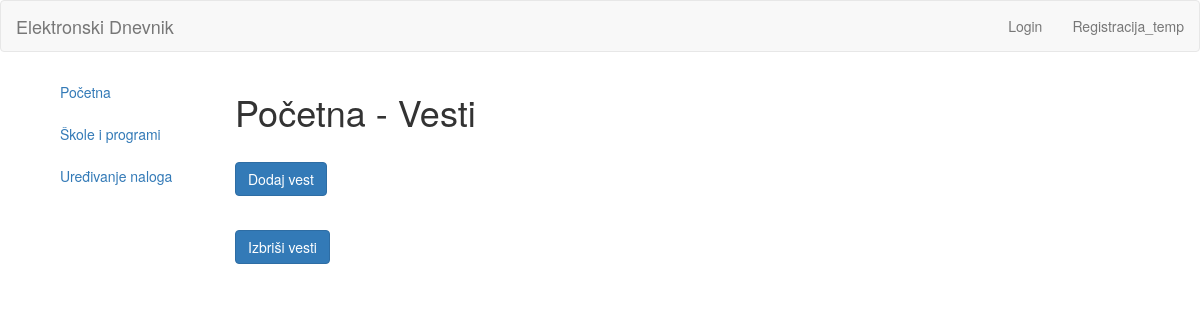
Page /index.php/administrator on the earlier database version.
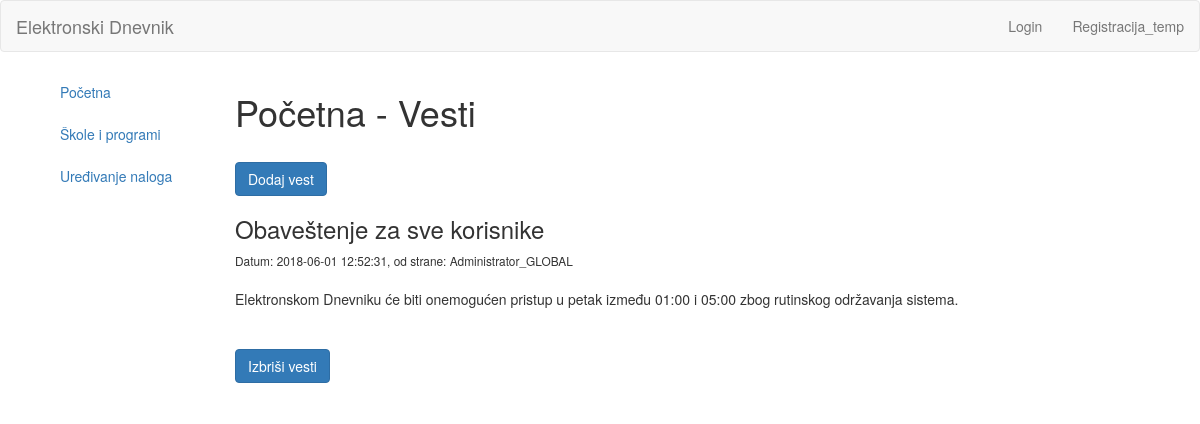
Same page on the later database version.
### tables this page shows
CREATE TABLE `vesti` (
  `id` int(11) NOT NULL,
  `naslov` varchar(255) NOT NULL,
  `text` text NOT NULL,
  `userLevel` varchar(30) NOT NULL,
  `skolaId` int(11) NOT NULL,
  `timestamp` timestamp NOT NULL DEFAULT CURRENT_TIMESTAMP
);

### application/controllers/Administrator.php (called while the page is built, shortened)
<?php
	class Administrator extends CI_Controller{
		public function index(){
			$data['title'] = 'Početna - Vesti';
			$data['vesti'] = $this->Administrator_model->getVesti();
			$this->load->view('templates/header');
			$this->load->view('administrator/index', $data);
			$this->load->view('templates/footer');
		}
	}

### index.php (called while the page is built, shortened)
<?php
require_once BASEPATH.'core/CodeIgniter.php';

### application/models/Administrator_model.php (called while the page is built, shortened)
<?php
	class Administrator_model extends CI_Model{
		public function getVesti(){
			$this->db->where('skolaId', 0);
			$query = $this->db->get('vesti');
			return $query->result_array();
		}
	}

### application/views/administrator/index.php (the view, shortened to what this page needs)
<div class="col col-lg-2 col-md-3 col-sm-3 col-xs-12 left-container">
	<div class="tm-left-inner-container">
		<ul class="nav nav-stacked css-nav">
			<li><a href="<?php echo base_url(); ?>administrator">Početna</a></li>
			<li><a href="<?php echo base_url(); ?>administrator/skole">Škole i programi</a></li>
			<li><a href="<?php echo base_url(); ?>administrator/uredjivanje">Uređivanje naloga</a></li>
		</ul>
	</div>
</div>
<div class="col col-lg-8 col-md-7 col-sm-7 col-xs-12 right-container">
	<div class="tm-right-inner-container">
		<h1><?php echo $title; ?></h1>
		<br>
		<form action="<?php echo base_url(); ?>administrator/novaVest">
			<button type="submit" class="btn btn-primary" />Dodaj vest</button>
		</form>
		<?php foreach($vesti as $vest): ?>
			<h3><?php echo $vest['naslov']; ?></h3>
			<small>Datum: <?php echo $vest['timestamp']; ?>, od strane: <?php echo ucfirst($vest['userLevel']); ?></small><br><br>
			<?php echo $vest['text']; ?>
			<br><br>
		<?php endforeach; ?>
		<br>
		<form action="<?php echo base_url(); ?>administrator/izbrisiVesti">
			<button type="submit" class="btn btn-primary" />Izbriši vesti</button>
		</form>
	</div>
</div>

### application/views/templates/header.php (shortened to what this page needs)
<html>
	<head>
		<link rel="stylesheet" href="https://maxcdn.bootstrapcdn.com/bootstrap/3.3.7/css/bootstrap.min.css">
	</head>
	<body>
		<nav class="navbar navbar-default">
		<div class="container-fluid">
			<div class="navbar-header">
				<a class="navbar-brand" href="#">Elektronski Dnevnik</a>
			</div>
			<div id="navbar">
				<ul class="nav navbar-nav navbar-right">
					<?php if(!$this->session->userdata('logged_in')) : ?>
						<li><a href="<?php echo base_url(); ?>users/login">Login</a></li>
					<?php endif; ?>
					<li><a href="<?php echo base_url(); ?>users/register">Registracija_temp</a></li>
				</ul>
			</div>
		</div>
		</nav>
		<div class="container">

### application/views/templates/footer.php
</div>
</body>
</html>

Differences in the rows shown:
now on this page (row edited): vesti: naslov "Obaveštenje za sve korisnike", timestamp "2018-06-01 12:52:31", userLevel "Administrator_GLOBAL", text "Elektronskom Dnevniku će biti onemogućen pristup u petak između 01:00 i 05:00 zbog rutinskog održavanja sistema."
